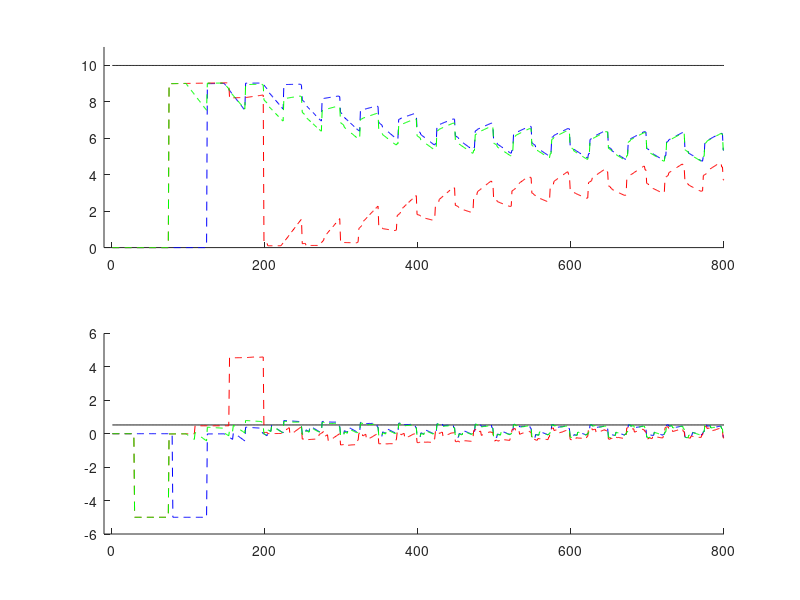

Source code (MATLAB):
% Exp1 data, trying to build the model...
% ref: Bogadhi et al. 2011, Bogadhi et al. 2017, recurrent Bayesian networks for pursuit 

clear all; close all; clc

% let's start... with a simple version of simulation?
%% set experimental paramters
% actual parameters in the experiment
displayDuration = 800; % ms
samplingRate = 1000; % Hz
frameN = displayDuration/1000*samplingRate; % 
apertureAngle = 3; % in degs, horizontal right is zero, clockwise is positive
apertureSpeed = 10;
dotAngle = -90;
dotSpeed = 5;

% target velocity, columns are x and y
apertureV = ones(frameN, 2).*repmat([cos(apertureAngle/180*pi), sin(apertureAngle/180*pi)]*apertureSpeed, frameN, 1);
dotV = ones(frameN, 2).*repmat([cos(dotAngle/180*pi), sin(dotAngle/180*pi)]*dotSpeed, frameN, 1);

gain = 1; % pursuit gain...

%% initialize model parameters
% temporal delays, in ms
delayRD = 30; % retinal of dot motion
delayRA = delayRD+45; % retinal of aperture motion
delayEx = 97; % extra-retinal signals
delayEye = 50; % delay from motor command to eye movements

% constant values
sigmaD = 0.5; % eye velocity std to pure dot motion
sigmaA = 0.7; % eye velocity std to pure aperture motion

% these will be updated every frame
% dynamic weights (to be fitted in the actual model, now just simulate...)
wRDV = linspace(0.1, 0.05, frameN)'; % retinal dot velocity
wRAV = 1-wRDV; % retinal aperture velocity
wR = [linspace(1, 0.7, 50)'; linspace(0.1, 0, frameN-50)']; % retinal signal
wEx = 1-wR; % extra-retinal signal

% velocity signals
eyeVel = [0, 0]; % eye velocity
exRV = [0, 0];

%% enter the simulation loop
retinalDV = [];
retinalAV = [];
retinalV = [];
internalRep = [];
for f = 1:frameN
    % processing retinal signals
    retinalDV(f, :) = dotV(f, :)-eyeVel(f, :); % dot
    retinalAV(f, :) = apertureV(f, :)-eyeVel(f, :); % aperture

    % combining retinal signals
    if f<delayRD
        retinalV(f, :) = [0, 0]; % no signals available yet
    elseif f<delayRA
        retinalV(f, :) = retinalDV(f-delayRD+1, :);
    else
        retinalV(f, :) = wRDV(f-delayRD+1).*retinalDV(f-delayRD+1, :) + ...
            wRAV(f-delayRA+1).*retinalAV(f-delayRA+1, :);
    end
    
    % combining with extra-retinal signals
    if f<delayEx
        internalRep(f, :) = retinalV(f, :);
    else
        internalRep(f, :) = wR(f-delayEx+1).*retinalV(f, :) + ...
            wEx(f-delayEx+1).*exRV(f, :);
    end
    
    % updating eyeVel
    if f<delayEye
        eyeVel(f+1, :) = [0, 0];
    else
        eyeVel(f+1, :) = gain*internalRep(f-delayEye+1, :);
    end
    
    % generating the new extra-retinal signals 
    exRV(f+1, :) = eyeVel(f+1, :);
end

% check the plots...
time = 1:1:frameN;
figure
subplot(2, 1, 1)
hold on
plot(time, apertureV(:, 1), '-k')
plot(time, eyeVel(1:end-1, 1), '--b')
plot(time, retinalV(:, 1), '--r')
plot(time, internalRep(:, 1), '--g')
xlim([-10, 800])
ylim([0, 11])

subplot(2, 1, 2)
hold on
plot(time, apertureV(:, 2), '-k')
plot(time, eyeVel(1:end-1, 2), '--b')
plot(time, retinalV(:, 2), '--r')
plot(time, internalRep(:, 2), '--g')
xlim([-10, 800])
ylim([-6, 6])